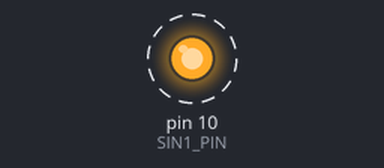
The sketch below on a simulated Arduino Uno, built with avr-gcc and run on an emulated ATmega328P. Shown: output pins drawn as LEDs (lit = HIGH). Dashed ring = blinking. What the sketch prints to the serial monitor is not drawn.

Above: at 0.5 s.
Timing chart, 0 to 4.6 s (numbered marks = the images above):
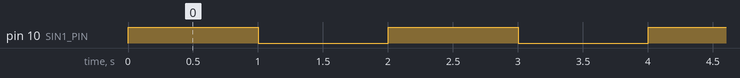

Measured:
- by itself, pin 10 (SIN1_PIN): alternates HIGH for 1.0 s and LOW for 1.0 s

The sketch:

test_digital_outputs.ino
```cpp
// Test SIN1 — toggle cada 1 segundo
// SIN1 → GP10

#define SIN1_PIN  10

void setup() {
  Serial.begin(115200);
  pinMode(SIN1_PIN, OUTPUT);
  digitalWrite(SIN1_PIN, LOW);
  Serial.println("# SIN1 toggling cada 1s");
}

void loop() {
  digitalWrite(SIN1_PIN, HIGH);
  Serial.println("SIN1 ON");
  delay(1000);

  digitalWrite(SIN1_PIN, LOW);
  Serial.println("SIN1 OFF");
  delay(1000);
}
```
